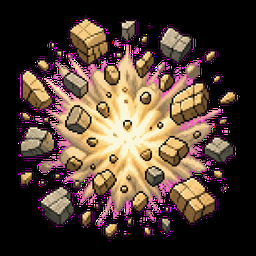
#> input picture Assets/Resources/Effects/fx_spawn/fx_spawn_000.png, 256 x 256 px
$ python -i gen_fx_procedural.py   (imports and definitions only)
#> lines starting #> are read from the running program, lines starting #| are printed output that depends on the picture
### tools/gen_fx_pack.py
#!/usr/bin/env python3
"""FX art pack for the widened-battlefield update.

Generates (via gti + magenta chroma-key, same pipeline as gen_explosion_sprites.py):
  - Effects/fx_spawn/       4 frames  arcane materialize flash (referenced, was missing)
  - Effects/fx_eruption/    5 frames  vertical magma geyser column (portrait)
  - Effects/fx_petals/      4 frames  vertical petal-burst column (portrait)
  - Effects/particles/      3 single shards: ember / smoke / petal
  - Gimmicks/gimmick_vent_magma.png, gimmick_vent_petal.png  vent base craters
Writes Unity .meta (Sprite importer) for every new PNG using a template + fresh GUID.
"""
import os
import concurrent.futures
import subprocess
import sys
import time
import uuid
from pathlib import Path

import numpy as np
from PIL import Image, ImageFilter

ROOT = Path(__file__).resolve().parents[1]
RES = ROOT / "Assets/Resources"
WORK = ROOT / "tools/.gen_work/fxpack"
META_TEMPLATE = RES / "Effects/fx_dust/fx_dust_000.png.meta"

STYLE = (
    "clean 2D cartoon game sprite, bold dark outline, flat vivid colors, "
    "simple two-tone cel shading, smooth rounded shapes, readable silhouette. "
    "Never use pixelation, gradients, photo textures, glossy lighting, or 3D rendering."
)

# [9 lines left out: function prompt_for, not called in this run]

JOBS = []  # (relative output path, subject, size, max_side)

def add(rel, subject, size="1024x1024", max_side=512):
    JOBS.append((rel, subject, size, max_side))

# --- fx_spawn: obstacle-materialize flash (FrameAnimEffect key was referenced but had no art)
SPAWN = [
    "a faint circle of small glowing ice-blue arcane runes appearing in the air, thin wisps of pale blue light, sparse and dim, start of a magical summoning",
    "a bright ring of ice-blue arcane runes with a rising pillar of pale cyan light in the middle, glowing motes floating upward, magical summoning building up",
    "a brilliant white-and-cyan magical flash filling the shape, arcs of electric blue energy, star-shaped burst core at maximum brightness, peak of a summoning",
    "dissipating pale blue energy wisps and tiny fading sparkles drifting apart, last remnants of a magical summoning, dim and sparse",
]
for i, s in enumerate(SPAWN):
    add(f"Effects/fx_spawn/fx_spawn_{i:03d}.png",
        f"Draw one game-sprite frame of a magical summoning flash effect. Frame: {s}. Centered, full effect fully inside the frame.")

# --- fx_eruption: vertical magma geyser column (portrait art; tallest side scaled to worldSize)
ERUPT = [
    "a small burst of bright orange lava and grey smoke cracking out of the bottom, short flame tongue, start of a volcanic geyser, most of the tall frame still empty above",
    "a rising thick column of bright orange and yellow lava shooting straight up, reaching halfway up the tall frame, small glowing rocks flying, grey smoke at the base",
    "a full-height roaring vertical fountain of orange-yellow lava filling the tall frame top to bottom, glowing rocks and embers thrown out to the sides at the top, powerful volcanic geyser at maximum",
    "a collapsing lava column, top half breaking into falling glowing blobs and embers, lower half still bright orange, grey smoke spreading",
    "mostly grey and dark smoke wisps drifting up with a few tiny fading orange embers, volcanic geyser dying out, sparse",
]
for i, s in enumerate(ERUPT):
    add(f"Effects/fx_eruption/fx_eruption_{i:03d}.png",
        f"Draw one game-sprite frame of a tall VERTICAL volcanic lava geyser effect, portrait orientation. Frame: {s}. Column centered horizontally, anchored to the bottom edge of the frame.",
        size="1024x1536", max_side=640)

# --- fx_petals: vertical petal-burst column (portrait)
PETALS = [
    "a small puff of pink cherry-blossom petals popping out of the bottom, a few petals and pale pink sparkles, start of a flower geyser, most of the tall frame empty above",
    "a swirling vertical stream of pink and white cherry-blossom petals shooting straight up, reaching most of the tall frame, petals tumbling at different angles, joyful burst",
    "a full-height fountain of dense pink petals, white flower heads and golden pollen sparkles filling the tall frame, petals fanning out at the top like a firework",
    "petals slowly fluttering back down, sparse pink petals and fading golden sparkles drifting apart, flower geyser ending, gentle and sparse",
]
for i, s in enumerate(PETALS):
    add(f"Effects/fx_petals/fx_petals_{i:03d}.png",
        f"Draw one game-sprite frame of a tall VERTICAL burst of flower petals, portrait orientation. Frame: {s}. Column centered horizontally, anchored to the bottom edge of the frame.",
        size="1024x1536", max_side=640)

# --- particle shards (small single sprites for ParticleSystems)
add("Effects/particles/particle_ember.png",
    "Draw one tiny game particle sprite: a single glowing ember shard, bright yellow-white core with orange edges, slightly angular flame-chip shape. One object only, centered.",
    max_side=128)
add("Effects/particles/particle_smoke.png",
    "Draw one tiny game particle sprite: a single soft round puff of warm grey smoke, simple cartoon cloud blob with slightly darker flat shading on one side. One object only, centered.",
    max_side=128)
add("Effects/particles/particle_petal.png",
    "Draw one tiny game particle sprite: a single pink cherry blossom petal, teardrop shape with a small notch at the tip, flat pastel pink with a slightly darker base. One object only, centered.",
    max_side=128)

# --- vent base craters (gimmick art)
add("Gimmicks/gimmick_vent_magma.png",
    "Draw one game-sprite of a small volcanic ground vent: a low wide rocky crater mound of dark grey stone with glowing orange lava cracks and a round glowing orange-red mouth on top, a few small embers. Single object, centered, viewed from the side like a 2D platformer prop.",
    max_side=512)
add("Gimmicks/gimmick_vent_petal.png",
    "Draw one game-sprite of a small magical flower vent: a low wide mound of green grass and leaves with a ring of pink cherry blossoms around a round glowing soft-pink mouth on top, a few floating petals. Single object, centered, viewed from the side like a 2D platformer prop.",
    max_side=512)


# [92 lines left out: functions gti, chroma_key, write_meta, run_job, main, not called in this run]


# [2 lines that do not run on import are left out]

### tools/gen_fx_procedural.py
#!/usr/bin/env python3
"""Procedural FX art pack (deterministic, PIL) for the widened-battlefield update.

Interim art for the exact paths gen_fx_pack.py targets. The AI pipeline
(gen_fx_pack.py FORCE=1) overwrites these when the imagen backend recovers.
Writes Unity .meta (Sprite importer) via the same template+GUID scheme.
"""
import math
import random
import sys
from pathlib import Path

from PIL import Image, ImageDraw, ImageFilter

sys.path.insert(0, str(Path(__file__).resolve().parent))
from gen_fx_pack import write_meta  # noqa: E402  (meta template reuse)

ROOT = Path(__file__).resolve().parents[1]
RES = ROOT / "Assets/Resources"


def canvas(w, h):
    return Image.new("RGBA", (w, h), (0, 0, 0, 0))


# [96 lines left out: functions soft_blob, radial_glow, particle_ember, particle_smoke, particle_petal, not called in this run]


# ---------------------------------------------------------------- fx_spawn
def fx_spawn_frame(i, size=512):
    """4-frame arcane materialize flash: runes ring grows, flash peaks at 2, fades."""
    im = canvas(size, size)
    rng = random.Random(100 + i)
    c = size / 2
    t = i / 3
    ring_r = size * (0.16 + 0.26 * t)
    ring_alpha = [140, 220, 255, 90][i]
    core = [(0.5, 90), (0.8, 170), (1.0, 255), (0.35, 60)][i]

    # Glow core.
    im.alpha_composite(radial_glow(size, 0, size, [
        (0.0, (235, 250, 255, core[1])), (0.3, (150, 220, 255, int(core[1] * 0.7))),
        (0.7, (80, 160, 255, int(core[1] * 0.25))), (1.0, (40, 90, 220, 0)),
    ]))
    # Rune ring: dashes around a circle.
    layer = canvas(size, size)
    d = ImageDraw.Draw(layer)
    n = 14
    for k in range(n):
        a0 = k / n * math.tau + t * 0.8
        for rr, wobble in ((ring_r, 0.0), (ring_r * 0.78, 0.5)):
            ax = c + rr * math.cos(a0 + wobble)
            ay = c + rr * math.sin(a0 + wobble) * 0.55  # squashed ellipse (floor ring)
            s = size * (0.018 + 0.012 * rng.random())
            d.rectangle([ax - s, ay - s, ax + s, ay + s], fill=(170, 235, 255, ring_alpha))
    layer = layer.filter(ImageFilter.GaussianBlur(1.2))
    im.alpha_composite(layer)
    # Peak frame: vertical light pillar + cross flare.
    if i == 2:
        layer = canvas(size, size)
        d = ImageDraw.Draw(layer)
        d.polygon([(c - size * 0.045, size * 0.08), (c + size * 0.045, size * 0.08),
                   (c + size * 0.10, c), (c - size * 0.10, c)], fill=(220, 245, 255, 200))
        d.line([(size * 0.14, c), (size * 0.86, c)], fill=(200, 240, 255, 160), width=6)
        layer = layer.filter(ImageFilter.GaussianBlur(3))
        im.alpha_composite(layer)
    # Fade frame: sparse drifting motes.
    if i == 3:
        for _ in range(16):
            soft_blob(im, rng.uniform(size * 0.2, size * 0.8), rng.uniform(size * 0.15, size * 0.7),
                      size * rng.uniform(0.006, 0.016), (190, 235, 255, 170), blur=1)
    return im


# ------------------------------------------------------------- fx columns
# [125 lines left out: functions flame_column, vent_base, not called in this run]


OUTPUTS = []
# [13 lines not run here, left out]


# [12 lines left out: function main, not called in this run]


# [2 lines not run here, left out]

>>> import cv2
>>> picture = cv2.imread('../Assets/Resources/Effects/fx_spawn/fx_spawn_000.png', cv2.IMREAD_GRAYSCALE)
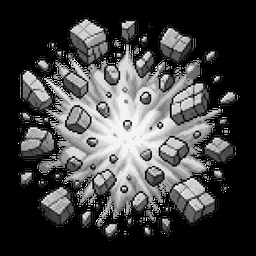
#> picture: shape (256, 256); min 0, max 255, mean 66.1
>>> result = fx_spawn_frame(picture)
#> in fx_spawn_frame, `im = canvas(size, size)`: im: PIL image 512x512 RGBA; every value is 0
#> (the run stopped early here; a loop or call above may not have finished)
